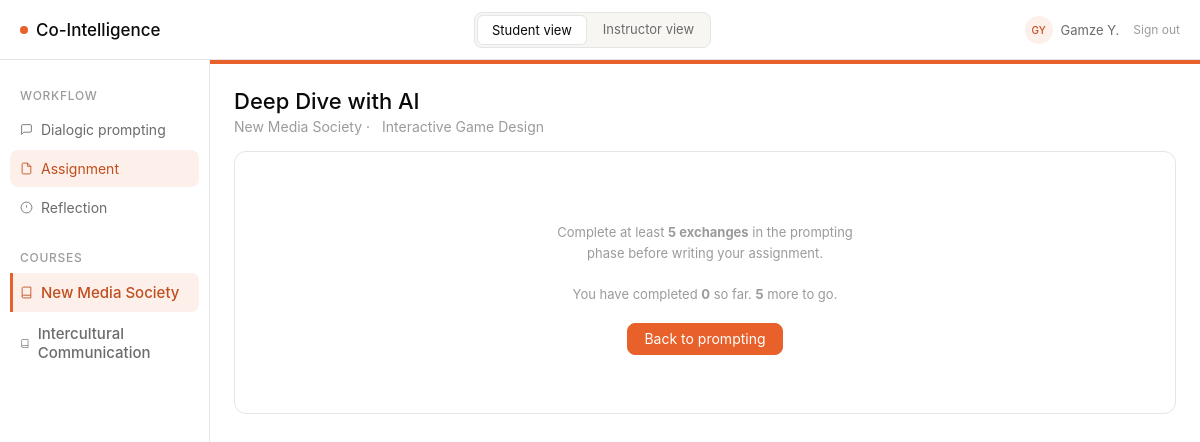
/student/assignment (signed in), run on an earlier commit of the app's database.
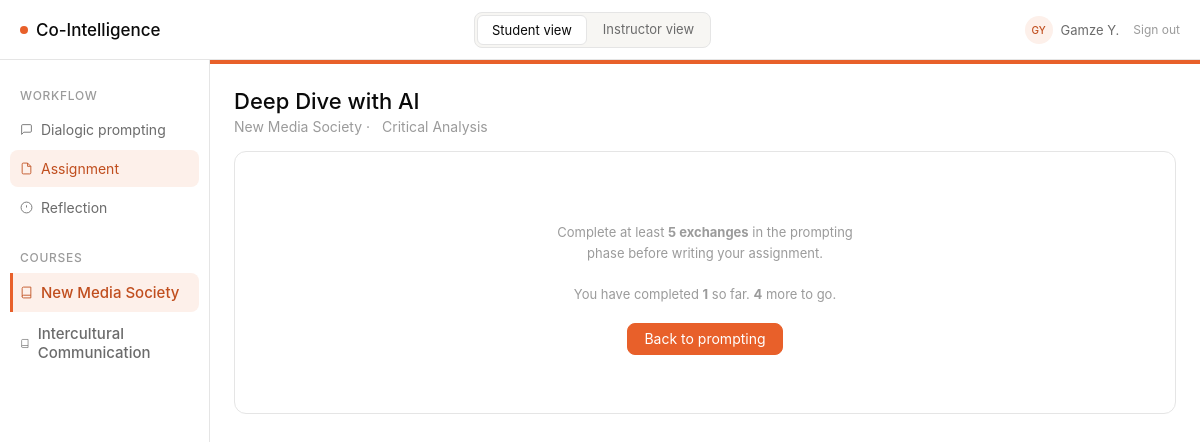
And on a later commit of the database.
### models/models.py (models this page shows, shortened)
class Assignment(db.Model):
    __tablename__ = "assignments"
    id = db.Column(db.Integer, primary_key=True)
    course_id = db.Column(db.Integer, db.ForeignKey("courses.id"), nullable=False)
    title = db.Column(db.String(200), nullable=False)
    description = db.Column(db.Text, nullable=False)
    due_date = db.Column(db.DateTime, nullable=True)
    modality = db.Column(db.String(100), nullable=True)
    instructions = db.Column(db.Text, nullable=True)
    sections_config = db.Column(db.JSON, nullable=True)
    concepts_required = db.Column(db.Boolean, nullable=False, default=False)
    required_concepts = db.Column(db.JSON, nullable=False, default=list)
    intensity = db.Column(db.String(50), nullable=False, default="balanced")
    phase_1_end = db.Column(db.Integer, nullable=False, default=3)
    phase_2_end = db.Column(db.Integer, nullable=False, default=6)
    phase_3_end = db.Column(db.Integer, nullable=False, default=9)
    supplementary_instructions = db.Column(db.Text, nullable=False, default="")
    max_score = db.Column(db.Float, nullable=False, default=100)
    course = db.relationship("Course", back_populates="assignments")
    exchanges = db.relationship("PromptExchange", back_populates="assignment")
    reflections = db.relationship("Reflection", back_populates="assignment")
    outputs = db.relationship("Output", back_populates="assignment")
    assessment_scores = db.relationship("AssessmentScore", back_populates="assignment")
    session_summaries = db.relationship("SessionSummary", back_populates="assignment")

### routes/student_routes.py (the view, shortened to what this page needs)
@student_bp.route("/assignment", methods=["GET", "POST"])
def assignment():
    student, assignment, course = _get_context()
    exchange_count = PromptExchange.query.filter_by(
        student_id=student.id, assignment_id=assignment.id
    ).count()
    existing_output = Output.query.filter_by(
        student_id=student.id, assignment_id=assignment.id
    ).first()
    grade = Grade.query.filter_by(
        student_id=student.id, assignment_id=assignment.id
    ).first()
    return render_template(
        "student/assignment.html",
        student=student,
        assignment=assignment,
        course=course,
        existing_output=existing_output,
        exchange_count=exchange_count,
        min_exchanges=course.min_exchanges,
        unlocked=exchange_count >= course.min_exchanges,
        grade=grade,
    )

### routes/student_routes.py (called while the page is built, shortened)
@student_bp.before_request
def require_student_access():
    if not current_user.is_authenticated:
        return redirect(url_for("login"))
    if current_user.role not in ("student", "instructor", "dev"):
        return redirect(url_for("login"))

def _get_context():
    from flask_login import current_user
    course_id = session.get("course_id")
    if course_id:
        course = Course.query.get(course_id)
    else:
        course = Course.query.first()
        if course:
            session["course_id"] = course.id
    if not course:
        return None, None, None
    student = Student.query.filter_by(name="Alex M.", course_id=course.id).first()
    assignment = Assignment.query.filter_by(course_id=course.id).first()
    return student, assignment, course

### templates/student/assignment.html (shortened to what this page needs)
{% extends "base.html" %}
{% block sidebar %}
<nav class="sidebar">
  <div class="sidebar-section">Workflow</div>
  <a href="{{ url_for('student.prompting') }}"
     class="sidebar-item{% if request.endpoint == 'student.prompting' %} active{% endif %}">
    <svg width="13" height="13" fill="none" stroke="currentColor" stroke-width="1.6" viewBox="0 0 24 24"><path d="M21 15a2 2 0 0 1-2 2H7l-4 4V5a2 2 0 0 1 2-2h14a2 2 0 0 1 2 2z"/></svg>
    Dialogic prompting
  </a>
  <a href="{{ url_for('student.assignment') }}"
     class="sidebar-item{% if request.endpoint == 'student.assignment' %} active{% endif %}">
    <svg width="13" height="13" fill="none" stroke="currentColor" stroke-width="1.6" viewBox="0 0 24 24"><path d="M14 2H6a2 2 0 0 0-2 2v16a2 2 0 0 0 2 2h12a2 2 0 0 0 2-2V8z"/><polyline points="14 2 14 8 20 8"/></svg>
    Assignment
  </a>
  <a href="{{ url_for('student.reflection') }}"
     class="sidebar-item{% if request.endpoint == 'student.reflection' %} active{% endif %}">
    <svg width="13" height="13" fill="none" stroke="currentColor" stroke-width="1.6" viewBox="0 0 24 24"><circle cx="12" cy="12" r="10"/><line x1="12" y1="8" x2="12" y2="12"/><line x1="12" y1="16" x2="12.01" y2="16"/></svg>
    Reflection
  </a>
  {% include "_course_nav.html" %}
</nav>
{% endblock %}
{% block content %}
{% set modality_icons = {
  "critical analysis": "ti-file-text",
  "podcast script": "ti-microphone",
  "interactive game design": "ti-device-gamepad",
  "presentation outline": "ti-presentation",
  "video script": "ti-video"
} %}
<div style="margin-bottom:16px;">
  <h1 class="page-title">{{ assignment.title }}</h1>
  <div class="page-sub" style="display:flex;align-items:center;gap:6px;">
    {{ course.name }}
    {% if assignment.modality %}
    &middot;
    {{ assignment.modality | title }}
    {% endif %}
  </div>
</div>
{% if not unlocked %}
<div class="card">
  <div class="locked-overlay">
    <p>
      Complete at least <strong>{{ min_exchanges }} exchanges</strong> in the prompting phase
      before writing your assignment.<br><br>
      You have completed <strong>{{ exchange_count }}</strong> so far.
      <strong>{{ min_exchanges - exchange_count }}</strong> more to go.
    </p>
    <div style="margin-top:18px;">
      <a href="{{ url_for('student.prompting') }}" class="btn btn-primary">Back to prompting</a>
    </div>
  </div>
</div>
{% endif %}
{% endblock %}

What changed in the data, as far as the page shows it:
changed Assignment "Deep Dive with AI": modality "Interactive Game Design" → "Critical Analysis"
Also different on the page:
{{ exchange_count }}: "0" → "1"
{{ min_exchanges - exchange_count }}: "5" → "4"
